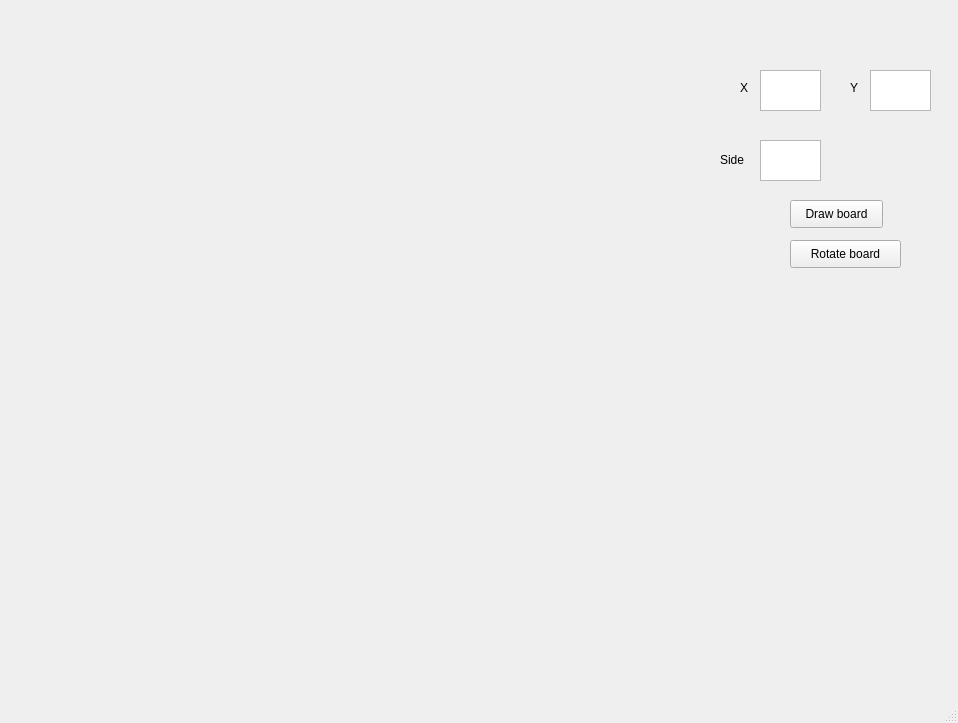
<?xml version="1.0" encoding="UTF-8"?>
<ui version="4.0">
 <class>MainWindow</class>
 <widget class="QMainWindow" name="MainWindow">
  <property name="geometry">
   <rect>
    <x>0</x>
    <y>0</y>
    <width>958</width>
    <height>723</height>
   </rect>
  </property>
  <property name="windowTitle">
   <string>MainWindow</string>
  </property>
  <widget class="QWidget" name="centralwidget">
   <widget class="QLabel" name="label">
    <property name="geometry">
     <rect>
      <x>0</x>
      <y>0</y>
      <width>650</width>
      <height>661</height>
     </rect>
    </property>
    <property name="text">
     <string/>
    </property>
   </widget>
   <widget class="QTextEdit" name="textEdit">
    <property name="geometry">
     <rect>
      <x>760</x>
      <y>70</y>
      <width>61</width>
      <height>41</height>
     </rect>
    </property>
   </widget>
   <widget class="QLabel" name="label_2">
    <property name="geometry">
     <rect>
      <x>740</x>
      <y>80</y>
      <width>16</width>
      <height>16</height>
     </rect>
    </property>
    <property name="text">
     <string>X</string>
    </property>
   </widget>
   <widget class="QTextEdit" name="textEdit_2">
    <property name="geometry">
     <rect>
      <x>870</x>
      <y>70</y>
      <width>61</width>
      <height>41</height>
     </rect>
    </property>
   </widget>
   <widget class="QLabel" name="label_3">
    <property name="geometry">
     <rect>
      <x>850</x>
      <y>80</y>
      <width>16</width>
      <height>16</height>
     </rect>
    </property>
    <property name="text">
     <string>Y</string>
    </property>
   </widget>
   <widget class="QTextEdit" name="textEdit_3">
    <property name="geometry">
     <rect>
      <x>760</x>
      <y>140</y>
      <width>61</width>
      <height>41</height>
     </rect>
    </property>
   </widget>
   <widget class="QLabel" name="label_4">
    <property name="geometry">
     <rect>
      <x>720</x>
      <y>150</y>
      <width>41</width>
      <height>20</height>
     </rect>
    </property>
    <property name="text">
     <string>Side</string>
    </property>
   </widget>
   <widget class="QPushButton" name="pushButton">
    <property name="geometry">
     <rect>
      <x>790</x>
      <y>200</y>
      <width>93</width>
      <height>28</height>
     </rect>
    </property>
    <property name="text">
     <string>Draw board</string>
    </property>
   </widget>
   <widget class="QPushButton" name="pushButton_2">
    <property name="geometry">
     <rect>
      <x>790</x>
      <y>240</y>
      <width>111</width>
      <height>28</height>
     </rect>
    </property>
    <property name="text">
     <string>Rotate board</string>
    </property>
   </widget>
  </widget>
  <widget class="QMenuBar" name="menubar">
   <property name="geometry">
    <rect>
     <x>0</x>
     <y>0</y>
     <width>958</width>
     <height>22</height>
    </rect>
   </property>
  </widget>
  <widget class="QStatusBar" name="statusbar"/>
 </widget>
 <resources/>
 <connections/>
</ui>
